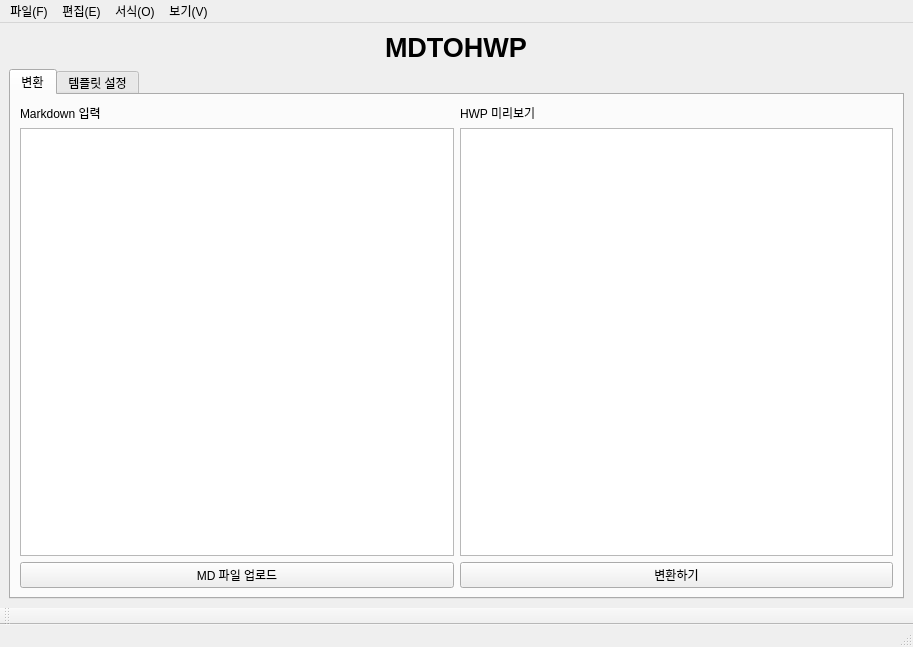
<?xml version="1.0" encoding="UTF-8"?>
<ui version="4.0">
 <class>MainWindow</class>
 <widget class="QMainWindow" name="MainWindow">
  <property name="geometry">
   <rect>
    <x>0</x>
    <y>0</y>
    <width>913</width>
    <height>647</height>
   </rect>
  </property>
  <property name="windowTitle">
   <string>MainWindow</string>
  </property>
  <widget class="QWidget" name="centralwidget">
   <layout class="QGridLayout" name="gridLayout">
    <item row="0" column="0" alignment="Qt::AlignmentFlag::AlignHCenter|Qt::AlignmentFlag::AlignVCenter">
     <widget class="QLabel" name="label">
      <property name="font">
       <font>
        <pointsize>20</pointsize>
        <bold>true</bold>
       </font>
      </property>
      <property name="text">
       <string>MDTOHWP</string>
      </property>
     </widget>
    </item>
    <item row="1" column="0">
     <widget class="QTabWidget" name="tabWidget">
      <property name="cursor">
       <cursorShape>PointingHandCursor</cursorShape>
      </property>
      <property name="currentIndex">
       <number>0</number>
      </property>
      <widget class="QWidget" name="tab">
       <attribute name="title">
        <string>변환</string>
       </attribute>
       <layout class="QGridLayout" name="gridLayout_2">
        <item row="1" column="1">
         <widget class="QTextEdit" name="textEdit_2"/>
        </item>
        <item row="2" column="1">
         <widget class="QPushButton" name="pushButton">
          <property name="cursor">
           <cursorShape>PointingHandCursor</cursorShape>
          </property>
          <property name="text">
           <string>변환하기</string>
          </property>
         </widget>
        </item>
        <item row="1" column="0">
         <widget class="ZoomableTextEdit" name="textEdit"/>
        </item>
        <item row="2" column="0">
         <widget class="QPushButton" name="pushButton_open">
          <property name="cursor">
           <cursorShape>PointingHandCursor</cursorShape>
          </property>
          <property name="text">
           <string>MD 파일 업로드</string>
          </property>
         </widget>
        </item>
        <item row="0" column="0">
         <widget class="QLabel" name="label_2">
          <property name="text">
           <string>Markdown 입력</string>
          </property>
         </widget>
        </item>
        <item row="0" column="1">
         <widget class="QLabel" name="label_3">
          <property name="text">
           <string>HWP 미리보기</string>
          </property>
         </widget>
        </item>
       </layout>
      </widget>
      <widget class="QWidget" name="tab_2">
       <attribute name="title">
        <string>템플릿 설정</string>
       </attribute>
       <widget class="QTextEdit" name="textEdit_3">
        <property name="geometry">
         <rect>
          <x>0</x>
          <y>0</y>
          <width>891</width>
          <height>441</height>
         </rect>
        </property>
        <property name="html">
         <string>&lt;!DOCTYPE HTML PUBLIC &quot;-//W3C//DTD HTML 4.0//EN&quot; &quot;http://www.w3.org/TR/REC-html40/strict.dtd&quot;&gt;
&lt;html&gt;&lt;head&gt;&lt;meta name=&quot;qrichtext&quot; content=&quot;1&quot; /&gt;&lt;meta charset=&quot;utf-8&quot; /&gt;&lt;style type=&quot;text/css&quot;&gt;
p, li { white-space: pre-wrap; }
hr { height: 1px; border-width: 0; }
li.unchecked::marker { content: &quot;\2610&quot;; }
li.checked::marker { content: &quot;\2612&quot;; }
&lt;/style&gt;&lt;/head&gt;&lt;body style=&quot; font-family:'맑은 고딕'; font-size:9pt; font-weight:400; font-style:normal;&quot;&gt;
&lt;p style=&quot; margin-top:0px; margin-bottom:0px; margin-left:0px; margin-right:0px; -qt-block-indent:0; text-indent:0px;&quot;&gt;사용자지정서식보기&lt;/p&gt;&lt;/body&gt;&lt;/html&gt;</string>
        </property>
       </widget>
      </widget>
     </widget>
    </item>
   </layout>
  </widget>
  <widget class="QMenuBar" name="menubar">
   <property name="geometry">
    <rect>
     <x>0</x>
     <y>0</y>
     <width>913</width>
     <height>22</height>
    </rect>
   </property>
   <widget class="QMenu" name="menu_F">
    <property name="title">
     <string>파일(F)</string>
    </property>
    <addaction name="action_open"/>
    <addaction name="action_save"/>
    <addaction name="action_close"/>
   </widget>
   <widget class="QMenu" name="menu_E">
    <property name="title">
     <string>편집(E)</string>
    </property>
    <addaction name="action_copy"/>
    <addaction name="separator"/>
    <addaction name="action_find"/>
   </widget>
   <widget class="QMenu" name="menu_O">
    <property name="title">
     <string>서식(O)</string>
    </property>
    <addaction name="action_1"/>
    <addaction name="action_2"/>
    <addaction name="action_3"/>
    <addaction name="separator"/>
    <addaction name="action_5"/>
   </widget>
   <widget class="QMenu" name="menu_V">
    <property name="title">
     <string>보기(V)</string>
    </property>
    <widget class="QMenu" name="menu">
     <property name="title">
      <string>확대하기/축소하기</string>
     </property>
     <addaction name="action_zoom_in"/>
     <addaction name="action_zoom_out"/>
    </widget>
    <addaction name="menu"/>
    <addaction name="separator"/>
    <addaction name="action_8"/>
   </widget>
   <addaction name="menu_F"/>
   <addaction name="menu_E"/>
   <addaction name="menu_O"/>
   <addaction name="menu_V"/>
  </widget>
  <widget class="QStatusBar" name="statusbar"/>
  <widget class="QToolBar" name="toolBar">
   <property name="windowTitle">
    <string>toolBar</string>
   </property>
   <attribute name="toolBarArea">
    <enum>BottomToolBarArea</enum>
   </attribute>
   <attribute name="toolBarBreak">
    <bool>false</bool>
   </attribute>
  </widget>
  <action name="action_open">
   <property name="text">
    <string>열기(O)</string>
   </property>
   <property name="shortcut">
    <string>Ctrl+O</string>
   </property>
  </action>
  <action name="action_copy">
   <property name="text">
    <string>복사(C)</string>
   </property>
   <property name="shortcut">
    <string>Ctrl+C</string>
   </property>
  </action>
  <action name="action_find">
   <property name="text">
    <string>찾기(F)</string>
   </property>
   <property name="shortcut">
    <string>Ctrl+F</string>
   </property>
  </action>
  <action name="action_save">
   <property name="text">
    <string>파일 저장(S)</string>
   </property>
   <property name="shortcut">
    <string>Ctrl+S</string>
   </property>
  </action>
  <action name="action_1">
   <property name="text">
    <string>사용자 서식 1</string>
   </property>
  </action>
  <action name="action_2">
   <property name="text">
    <string>사용자 서식 2</string>
   </property>
  </action>
  <action name="action_3">
   <property name="text">
    <string>사용자 서식 3</string>
   </property>
  </action>
  <action name="action_5">
   <property name="text">
    <string>사용자 서식 추가...</string>
   </property>
  </action>
  <action name="action_8">
   <property name="text">
    <string>밝게/어둡게</string>
   </property>
  </action>
  <action name="action_close">
   <property name="text">
    <string>끝내기(X)</string>
   </property>
   <property name="shortcut">
    <string>Ctrl+X</string>
   </property>
  </action>
  <action name="action_zoom_in">
   <property name="text">
    <string>확대하기</string>
   </property>
   <property name="shortcut">
    <string>Ctrl+=</string>
   </property>
  </action>
  <action name="action_zoom_out">
   <property name="text">
    <string>축소하기</string>
   </property>
   <property name="shortcut">
    <string>Ctrl+-</string>
   </property>
  </action>
 </widget>
 <customwidgets>
  <customwidget>
   <class>ZoomableTextEdit</class>
   <extends>QTextEdit</extends>
   <header>zoomabletextedit.h</header>
  </customwidget>
 </customwidgets>
 <resources/>
 <connections/>
 <designerdata>
  <property name="gridDeltaX">
   <number>10</number>
  </property>
  <property name="gridDeltaY">
   <number>10</number>
  </property>
  <property name="gridSnapX">
   <bool>true</bool>
  </property>
  <property name="gridSnapY">
   <bool>true</bool>
  </property>
  <property name="gridVisible">
   <bool>true</bool>
  </property>
 </designerdata>
</ui>
